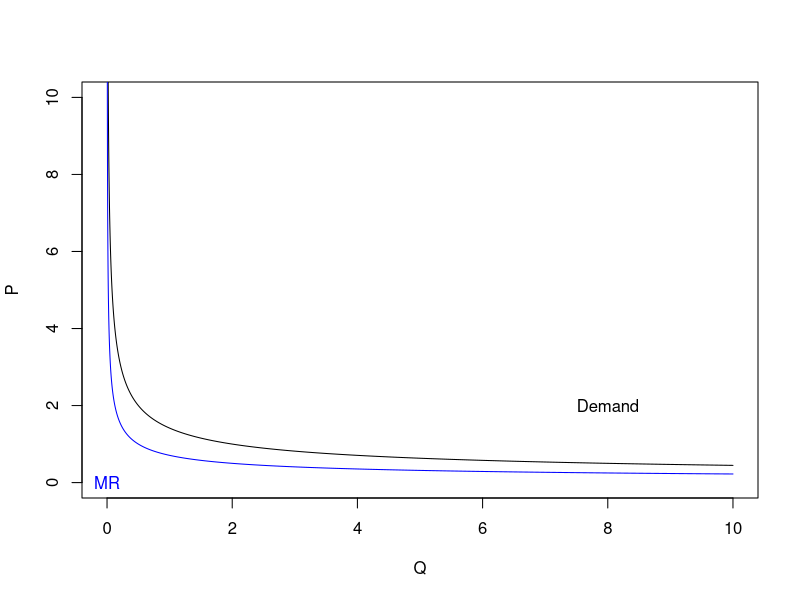
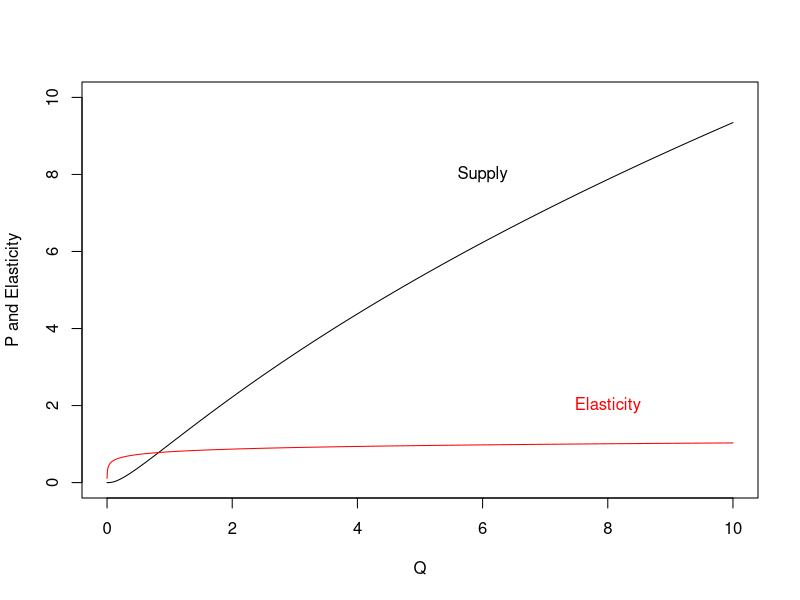
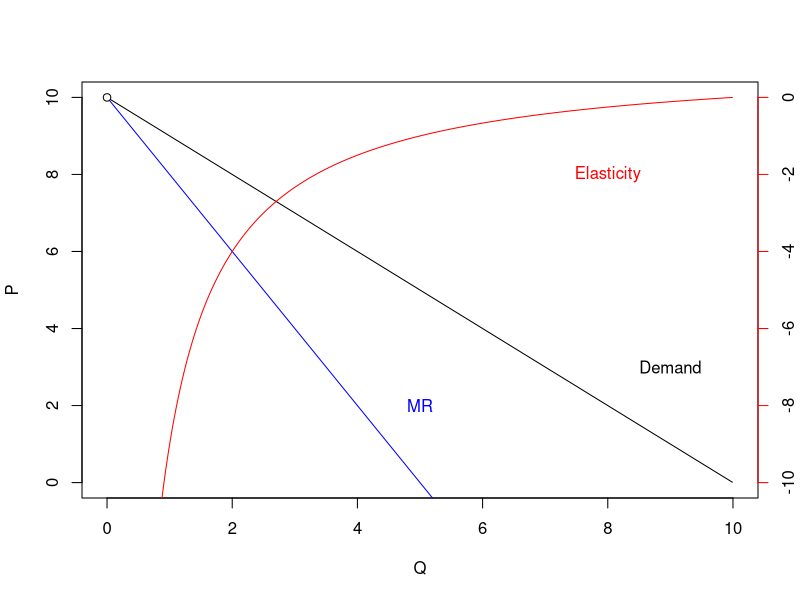

The R script that drew these images, in order:
## ---- chunk 1
knitr::opts_chunk$set(echo = TRUE)

library(tidyverse)
## ---- chunk 2
elasticity <- -2
k <- 2
q <- seq(from = .001, to = 10, by = .001)

# constant elasticity demand curve
p <- (q/k)^(1/elasticity)
mr <- (1/elasticity + 1) * q^(1/elasticity)* k^(-1/elasticity)

plot(1, type = "n", xlim = c(0, 10), ylim = c(0, 10), xlab = "Q", ylab = "P")

lines(x=q, y=p)
lines(x=q, y=mr, col = "blue")

text("Demand", x = 8, y = 2)
text("MR", col = "blue", x = 0, y = 0)
## ---- chunk 3
q <- seq(from = .001, to = 10, by = .001)
elasticity <- (log(q)+8)/10
k <- 1

# constant elasticity supply curve
p <- (q/k)^(1/elasticity)

plot(1, type = "n", xlim = c(0, 10), ylim = c(0, 10), xlab = "Q", ylab = "P and Elasticity")

lines(x=q, y=p)
lines(x=q, y=elasticity, col="red")

text("Supply", x = 6, y = 8)
text("Elasticity", col = "red", x = 8, y = 2)
## ---- chunk 4
q <- seq(from = .001, to = 9.99, by = .001)
p <- 10-q
mr <- 10-2*q
elasticity <- c(NA, diff(log(q))/diff(log(p)))

plot(1, type = "n", xlim = c(0, 10), ylim = c(0, 10), xlab = "Q", ylab = "P")
lines(x=q, y=p)
lines(x=q, y=mr, col = "blue")
points(x = 0, y = 10, pch = 21, bg = "white")

text("Demand", x = 9, y = 3)
text("MR", x = 5, y = 2, col="blue")
text("Elasticity", col = "red", x = 8, y = 8)

par(new = TRUE)

plot(1, type = "n", xlim = c(0, 10), ylim = c(-10, 0), axes = FALSE, xlab = "", ylab = "")
axis(side = 4, col = "red")
lines(x=q, y=elasticity, col="red")

